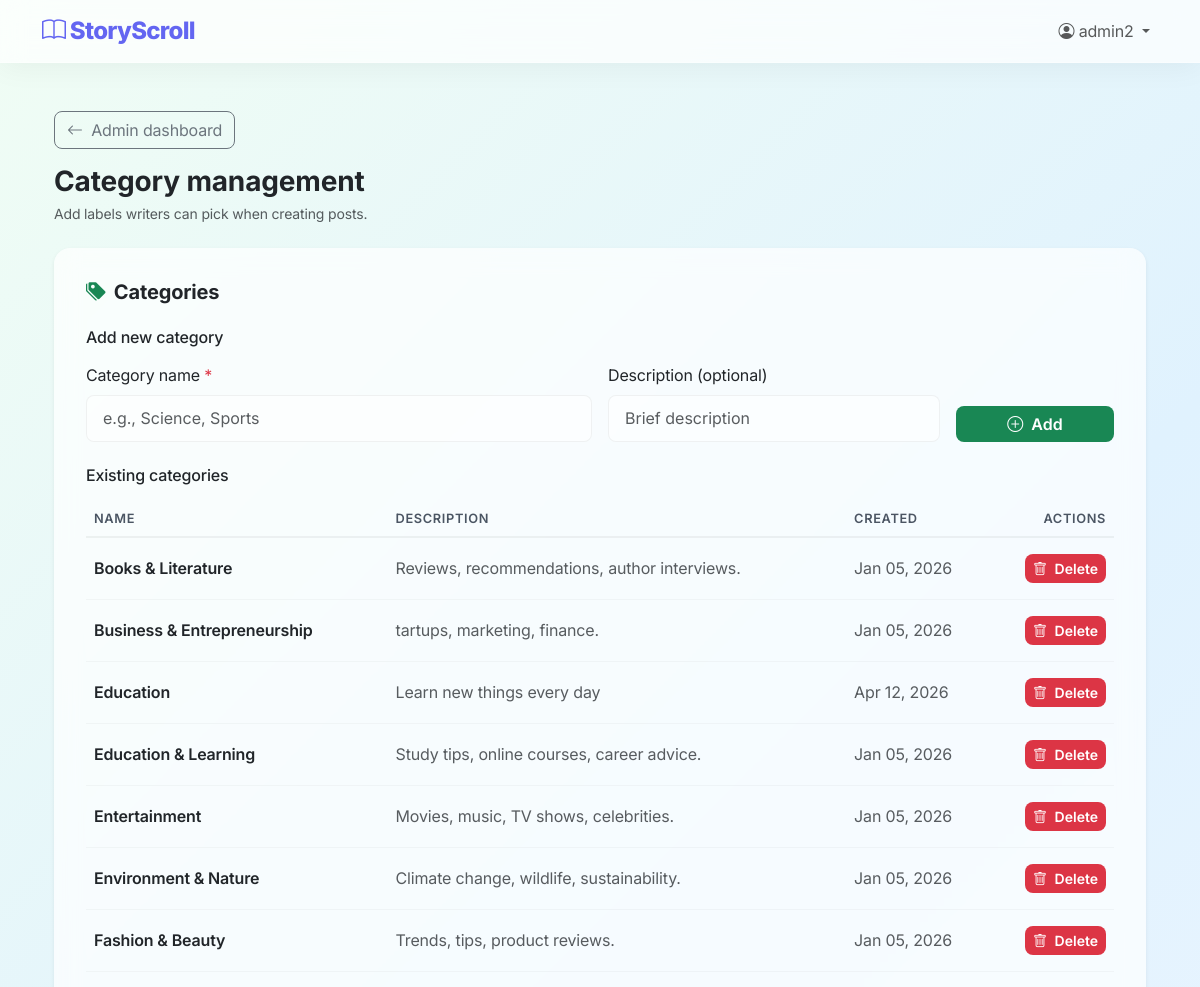
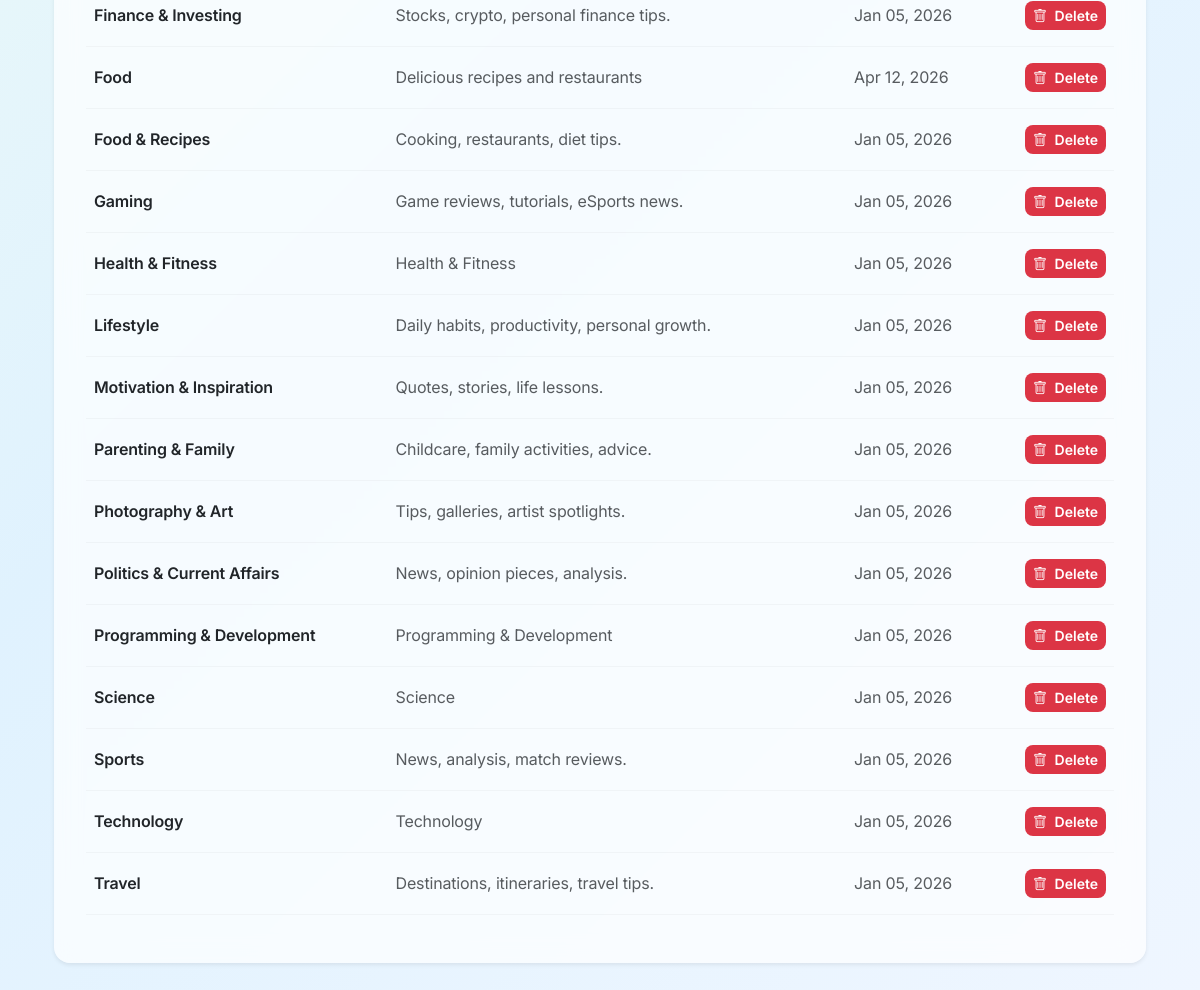
The page /system/manage/categories/ (signed in) on the database its author committed (2 pictures, top to bottom).
### blog/models.py (models this page shows, shortened)
class User(AbstractUser):
    ROLE_CHOICES = [
        ('Admin', 'Admin'),
        ('Writer', 'Writer'),
        ('Reader', 'Reader'),
    ]
    GENDER_CHOICES = [
        ('Male', 'Male'),
        ('Female', 'Female'),
        ('Other', 'Other'),
        ('Prefer not to say', 'Prefer not to say'),
    ]
    role = models.CharField(max_length=10, choices=ROLE_CHOICES, default='Reader')
    middle_name = models.CharField(max_length=150, blank=True, null=True)
    phone_number = models.CharField(max_length=20, blank=True, null=True)
    gender = models.CharField(max_length=20, choices=GENDER_CHOICES, blank=True, null=True)
    bio = models.TextField(blank=True, null=True)
    profile_pic = models.ImageField(
        upload_to='profile_pics/',
        blank=True,
        null=True,
        validators=[FileExtensionValidator(['jpg', 'jpeg', 'png', 'gif'])]
    )
    is_approved = models.BooleanField(default=False)
    writer_request = models.BooleanField(default=False)
    writer_request_message = models.TextField(blank=True, null=True)
    is_deleted = models.BooleanField(default=False)
    deleted_at = models.DateTimeField(blank=True, null=True)
    objects = UserManager()        # default (filtered)
    all_objects = BaseUserManager()  # unfiltered

class Category(models.Model):
    name = models.CharField(max_length=50, unique=True)
    description = models.TextField(blank=True, null=True)
    created_at = models.DateTimeField(auto_now_add=True)
    is_deleted = models.BooleanField(default=False)
    deleted_at = models.DateTimeField(blank=True, null=True)
    objects = CategoryManager()
    all_objects = models.Manager()
    class Meta:
        ordering = ['name']
        verbose_name_plural = 'Categories'

### blog/views.py (the view)
# urls.py: path('system/manage/categories/', views.admin_manage_categories, name='admin_manage_categories'),
@role_required(['Admin'])
def admin_manage_categories(request):
    categories = Category.objects.all().order_by('name')
    return render(request, 'blog/admin_manage_categories.html', {'categories': categories})

### blog/models.py (called while the page is built)
    def get_queryset(self):
        return super().get_queryset().filter(is_deleted=False)

    def get_queryset(self):
        return super().get_queryset().filter(is_deleted=False)

### blog/templates/blog/admin_manage_categories.html (shortened to what this page needs)
{% extends 'blog/admin/base_manage.html' %}
{% block admin_page_heading %}Category management{% endblock %}
{% block admin_page_subtitle %}<p class="text-muted small mb-0">Add labels writers can pick when creating posts.</p>{% endblock %}
{% block admin_inner %}
<div class="card border-0 shadow-sm p-3 rounded-4 mb-4" style="background: rgba(255,255,255,0.7); backdrop-filter: blur(12px);">
  <div class="card-header bg-transparent border-0 pt-3 px-3 pb-2">
    <h2 class="card-title h5 mb-0 fw-bold d-flex align-items-center">
      <i class="bi bi-tags-fill text-success me-2"></i> Categories
    </h2>
  </div>
  <div class="card-body">
    <div class="mb-4">
      <h3 class="h6 mb-3">Add new category</h3>
      <form method="POST" action="{% url 'add_category' %}" class="row g-3">
        <div class="col-md-6">
          <label for="category_name" class="form-label">Category name <span class="text-danger">*</span></label>
          <input type="text" class="form-control" id="category_name" name="name" required placeholder="e.g., Science, Sports">
        </div>
        <div class="col-md-4">
          <label for="category_description" class="form-label">Description (optional)</label>
          <input type="text" class="form-control" id="category_description" name="description" placeholder="Brief description">
        </div>
        <div class="col-md-2 d-flex align-items-end">
          <button type="submit" class="btn btn-success w-100 rounded-3">
            <i class="bi bi-plus-circle me-1"></i> Add
          </button>
        </div>
      </form>
    </div>
    <div>
      <h3 class="h6 mb-3">Existing categories</h3>
      {% if categories %}
      <div class="table-responsive">
        <table class="table table-hover align-middle">
          <thead class="table-light">
            <tr>
              <th>Name</th>
              <th>Description</th>
              <th>Created</th>
              <th class="text-end">Actions</th>
            </tr>
          </thead>
          <tbody>
            {% for category in categories %}
            <tr>
              <td class="fw-semibold">{{ category.name }}</td>
              <td class="text-muted">{{ category.description|default:"—" }}</td>
              <td class="text-muted">{{ category.created_at|date:"M d, Y" }}</td>
              <td class="text-end">
                <form method="POST" action="{% url 'delete_category' category.id %}" class="d-inline">
                  <button type="submit" class="btn btn-danger btn-sm rounded-3"
                          onclick="return confirm('Are you sure you want to delete this category? Posts using this category will still have the category name stored.');">
                    <i class="bi bi-trash me-1"></i> Delete
                  </button>
                </form>
              </td>
            </tr>
            {% endfor %}
          </tbody>
        </table>
      </div>
      {% else %}
      <div class="alert alert-info mb-0">
        <i class="bi bi-info-circle me-2"></i> No categories yet. Add one above.
      </div>
      {% endif %}
    </div>
  </div>
</div>
{% endblock %}

### blog/templates/blog/base.html (shortened to what this page needs)
<!DOCTYPE html>
<html lang="en">
<head>
    <link href="https://cdn.jsdelivr.net/npm/bootstrap@5.3.0/dist/css/bootstrap.min.css" rel="stylesheet">
    <link rel="stylesheet" href="https://cdn.jsdelivr.net/npm/bootstrap-icons@1.11.0/font/bootstrap-icons.css">
</head>
<body>
    {% if user.is_authenticated %}
    <nav class="navbar navbar-expand-lg navbar-light mb-4">
        <div class="container">
            <a class="navbar-brand" href="{% url 'home' %}">
                <i class="bi bi-book"></i> StoryScroll
            </a>
            <div class="collapse navbar-collapse" id="navbarNav">
                <ul class="navbar-nav ms-auto">
                    <li class="nav-item dropdown">
                        <a class="nav-link dropdown-toggle" href="#" id="navbarDropdown" role="button" data-bs-toggle="dropdown">
                            <i class="bi bi-person-circle"></i> {{ user.username }}
                        </a>
                    </li>
                </ul>
            </div>
        </div>
    </nav>
    {% endif %}
    <div class="container">
        {% block content %}{% endblock %}
    </div>
</body>
</html>

### blog/templates/blog/base.html (style rules this page uses)
:root { --primary-color: #6366f1; --secondary-color: #818cf8; --bg-color: #f8fafc; --glass-bg: rgba(255, 255, 255, 0.7); --text-dark: #0f172a; --text-light: #64748b; --card-radius: 16px; }
body { font-family: 'Inter', sans-serif; background: linear-gradient(135deg, #f0fdf4 0%, #e0f2fe 50%, #eff6ff 100%); min-height: 100vh; color: var(--text-dark); background-attachment: fixed; letter-spacing: -0.01em; }
.navbar { background: var(--glass-bg) !important; backdrop-filter: blur(12px); -webkit-backdrop-filter: blur(12px); box-shadow: 0 4px 30px rgba(0, 0, 0, 0.05); border-bottom: 1px solid rgba(255, 255, 255, 0.3); position: sticky; top: 0; z-index: 1000; }
.navbar-brand { font-weight: 800; color: var(--primary-color) !important; font-size: 1.5rem; letter-spacing: -0.03em; }
.card { background: var(--glass-bg); backdrop-filter: blur(10px); -webkit-backdrop-filter: blur(10px); border: 1px solid rgba(255, 255, 255, 0.4); border-radius: var(--card-radius); box-shadow: 0 10px 30px rgba(0,0,0,0.03); transition: all 0.3s ease; }
a { color: var(--primary-color); text-decoration: none; transition: color 0.2s ease; }
input.form-control, select.form-select, textarea.form-control { border-radius: 10px; border: 1px solid rgba(0, 0, 0, 0.08); padding: 0.75rem 1rem; background: rgba(255, 255, 255, 0.8); transition: all 0.3s ease; }
.container { animation: fadeIn 0.6s ease-out; }

### rows shown on the page
User: username "admin2"
Category: name "Books & Literature", description "Reviews, recommendations, author interviews.", created_at "Jan 05, 2026"
Category: name "Business & Entrepreneurship", description "tartups, marketing, finance.", created_at "Jan 05, 2026"
Category: name "Education", description "Learn new things every day", created_at "Apr 12, 2026"
Category: name "Education & Learning", description "Study tips, online courses, career advice.", created_at "Jan 05, 2026"
Category: name "Entertainment", description "Movies, music, TV shows, celebrities.", created_at "Jan 05, 2026"
Category: name "Environment & Nature", description "Climate change, wildlife, sustainability.", created_at "Jan 05, 2026"
Category: name "Fashion & Beauty", description "Trends, tips, product reviews.", created_at "Jan 05, 2026"
Category: name "Finance & Investing", description "Stocks, crypto, personal finance tips.", created_at "Jan 05, 2026"
Category: name "Food", description "Delicious recipes and restaurants", created_at "Apr 12, 2026"
Category: name "Food & Recipes", description "Cooking, restaurants, diet tips.", created_at "Jan 05, 2026"
Category: name "Gaming", description "Game reviews, tutorials, eSports news.", created_at "Jan 05, 2026"
Category: name "Health & Fitness", description "Health & Fitness", created_at "Jan 05, 2026"
Category: name "Lifestyle", description "Daily habits, productivity, personal growth.", created_at "Jan 05, 2026"
Category: name "Motivation & Inspiration", description "Quotes, stories, life lessons.", created_at "Jan 05, 2026"
Category: name "Parenting & Family", description "Childcare, family activities, advice.", created_at "Jan 05, 2026"
Category: name "Photography & Art", description "Tips, galleries, artist spotlights.", created_at "Jan 05, 2026"
Category: name "Politics & Current Affairs", description "News, opinion pieces, analysis.", created_at "Jan 05, 2026"
Category: name "Programming & Development", description "Programming & Development", created_at "Jan 05, 2026"
Category: name "Science", description "Science", created_at "Jan 05, 2026"
Category: name "Sports", description "News, analysis, match reviews.", created_at "Jan 05, 2026"
Category: name "Technology", description "Technology", created_at "Jan 05, 2026"
Category: name "Travel", description "Destinations, itineraries, travel tips.", created_at "Jan 05, 2026"
